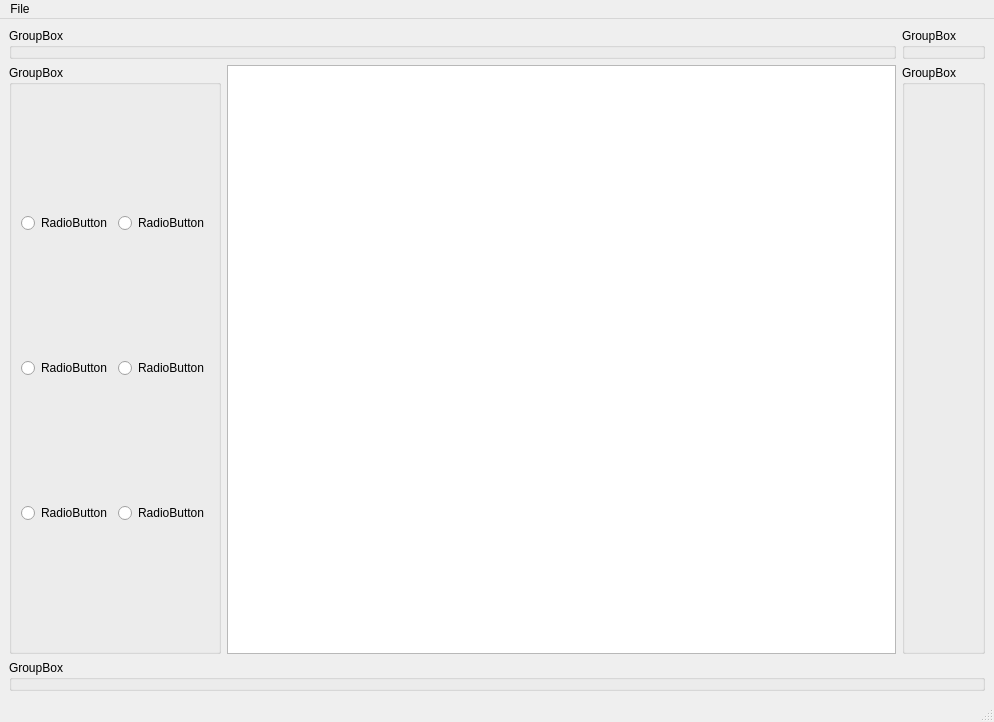
<?xml version="1.0" encoding="UTF-8"?>
<ui version="4.0">
 <class>MainWindow</class>
 <widget class="QMainWindow" name="MainWindow">
  <property name="geometry">
   <rect>
    <x>0</x>
    <y>0</y>
    <width>994</width>
    <height>722</height>
   </rect>
  </property>
  <property name="contextMenuPolicy">
   <enum>Qt::DefaultContextMenu</enum>
  </property>
  <property name="windowTitle">
   <string>MainWindow</string>
  </property>
  <property name="inputMethodHints">
   <set>Qt::ImhNone</set>
  </property>
  <widget class="QWidget" name="centralwidget">
   <layout class="QGridLayout" name="gridLayout_3">
    <item row="0" column="0">
     <layout class="QGridLayout" name="gridLayout">
      <item row="2" column="0" colspan="3">
       <widget class="QGroupBox" name="groupBox_5">
        <property name="title">
         <string>GroupBox</string>
        </property>
       </widget>
      </item>
      <item row="1" column="2">
       <widget class="QGroupBox" name="groupBox_3">
        <property name="enabled">
         <bool>true</bool>
        </property>
        <property name="title">
         <string>GroupBox</string>
        </property>
       </widget>
      </item>
      <item row="1" column="0">
       <widget class="QGroupBox" name="groupBox">
        <property name="title">
         <string>GroupBox</string>
        </property>
        <layout class="QGridLayout" name="gridLayout_2">
         <item row="0" column="1">
          <widget class="QRadioButton" name="radioButton_4">
           <property name="text">
            <string>RadioButton</string>
           </property>
          </widget>
         </item>
         <item row="2" column="0">
          <widget class="QRadioButton" name="radioButton_2">
           <property name="text">
            <string>RadioButton</string>
           </property>
          </widget>
         </item>
         <item row="0" column="0">
          <widget class="QRadioButton" name="radioButton_3">
           <property name="text">
            <string>RadioButton</string>
           </property>
          </widget>
         </item>
         <item row="1" column="0">
          <widget class="QRadioButton" name="radioButton">
           <property name="text">
            <string>RadioButton</string>
           </property>
          </widget>
         </item>
         <item row="2" column="1">
          <widget class="QRadioButton" name="radioButton_6">
           <property name="text">
            <string>RadioButton</string>
           </property>
          </widget>
         </item>
         <item row="1" column="1">
          <widget class="QRadioButton" name="radioButton_5">
           <property name="text">
            <string>RadioButton</string>
           </property>
          </widget>
         </item>
        </layout>
       </widget>
      </item>
      <item row="0" column="2">
       <widget class="QGroupBox" name="groupBox_4">
        <property name="title">
         <string>GroupBox</string>
        </property>
       </widget>
      </item>
      <item row="0" column="0" colspan="2">
       <widget class="QGroupBox" name="groupBox_2">
        <property name="title">
         <string>GroupBox</string>
        </property>
       </widget>
      </item>
      <item row="1" column="1">
       <widget class="QGraphicsView" name="pixelGridView"/>
      </item>
     </layout>
    </item>
   </layout>
  </widget>
  <widget class="QMenuBar" name="menubar">
   <property name="geometry">
    <rect>
     <x>0</x>
     <y>0</y>
     <width>994</width>
     <height>21</height>
    </rect>
   </property>
   <widget class="QMenu" name="menuFile">
    <property name="title">
     <string>File</string>
    </property>
    <addaction name="actionNewFile"/>
    <addaction name="actionOpenFile"/>
    <addaction name="separator"/>
    <addaction name="actionSave"/>
    <addaction name="actionSaveAs"/>
   </widget>
   <addaction name="menuFile"/>
  </widget>
  <widget class="QStatusBar" name="statusbar"/>
  <action name="actionSave">
   <property name="text">
    <string>Save</string>
   </property>
   <property name="shortcut">
    <string>Ctrl+S</string>
   </property>
  </action>
  <action name="actionSaveAs">
   <property name="text">
    <string>Save as...</string>
   </property>
   <property name="shortcut">
    <string>Ctrl+Shift+S</string>
   </property>
  </action>
  <action name="actionNewFile">
   <property name="text">
    <string>New file</string>
   </property>
  </action>
  <action name="actionOpenFile">
   <property name="text">
    <string>Open file...</string>
   </property>
  </action>
 </widget>
 <resources/>
 <connections/>
</ui>
